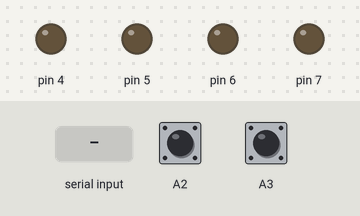
Bench run of a sketch on a simulated Arduino Uno, built with avr-gcc and run on an emulated ATmega328P. On the bench: output pins drawn as LEDs (lit = HIGH). The inputs (shaded band) are chosen by the test bench; at power-on: A2 HIGH, A3 HIGH. What the sketch prints to the serial monitor is not drawn.

Above: at 1.2 s.
1.3 s: "A" received over the second serial link
At 1.6 s:
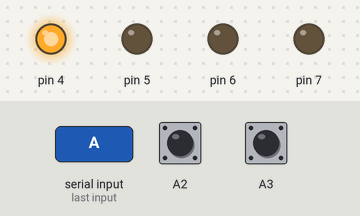
2.8 s: "C" received over the second serial link
At 4.0 s:
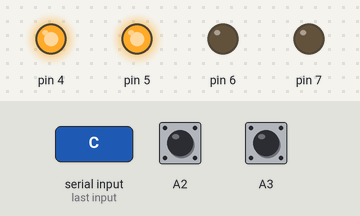
4.3 s: "B" received over the second serial link
At 5.1 s:
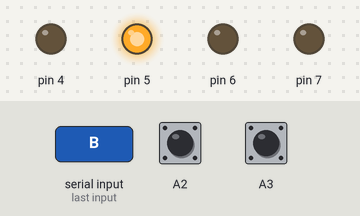
5.8 s: "E" received over the second serial link
At 6.3 s:
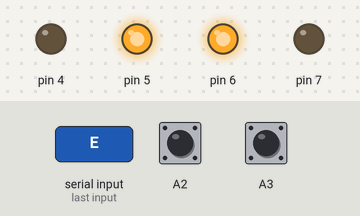
7.3 s: "D" received over the second serial link
At 8.5 s:
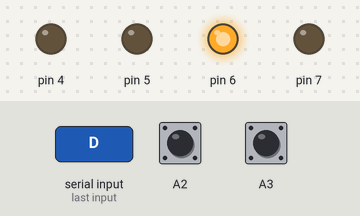
8.8 s: "G" received over the second serial link
At 9.7 s:
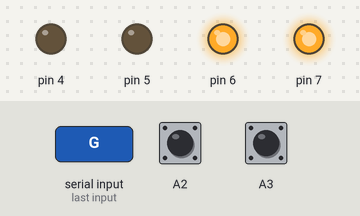
Timing chart, 0 to 11.3 s (numbered marks = the images above; inputs shaded):
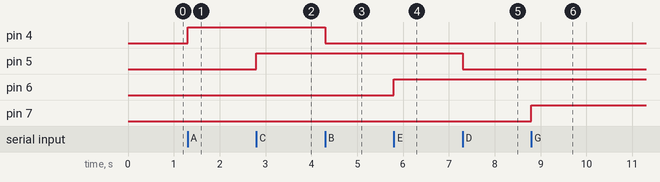

Measured:
- after the input at 1.3 s, pin 4: LOW → HIGH at once
- after the input at 2.8 s, pin 5: LOW → HIGH at once
- after the input at 4.3 s, pin 4: HIGH → LOW at once
- after the input at 5.8 s, pin 6: LOW → HIGH at once
- after the input at 7.3 s, pin 5: HIGH → LOW at once
- after the input at 8.8 s, pin 7: LOW → HIGH at once

The sketch:

Bluetooth_Leds_Notificacao.ino
```cpp
//Guilherme Silva Sanches     23/10/19
//Programa destinado ao teste de um modulo bluetooth AT-09 acendendo e apagando leds a partir do envio de dados seriais pelo celular,
// alem da notificação no monitor serial do app do celular após o pressionamento de botões.

#include <SoftwareSerial.h>
SoftwareSerial mySerial(2,3); // RX, TX
char dado_BLE=0; //Armazena o dado recebido do bluetooth
char dado_serial=0; //Armazena o dado recebido da serial
void setup() {
Serial.begin(9600);
mySerial.begin(9600); //Ativa a serial do bluetooth
pinMode(4, OUTPUT);
pinMode(5, OUTPUT);
pinMode(6, OUTPUT);
pinMode(7, OUTPUT);
pinMode(A2, INPUT_PULLUP);
pinMode(A3, INPUT_PULLUP);
}
void loop() {
//Se o celular enviou algo...
if (mySerial.available()) {
dado_BLE = mySerial.read(); //Faz a leitura do dado do celular
Serial.write(dado_BLE); //Apresenta no monitor serial
}
//Se o computador enviou algo...
if (Serial.available()) {
dado_serial = Serial.read(); //Faz a leitura do dado do computador
mySerial.write(dado_serial); //Apresenta no celular
}
//Se o celular enviou o caractere 'A', liga o led
if(dado_BLE == 'A'){
digitalWrite(4, HIGH);
}
//Se mandou 'B', desliga o LED
else if(dado_BLE == 'B'){
digitalWrite(4,LOW);
}
if(dado_BLE == 'C'){
digitalWrite(5, HIGH);
}
//Se mandou 'B', desliga o LED
else if(dado_BLE == 'D'){
digitalWrite(5,LOW);
}
if(dado_BLE == 'E'){
digitalWrite(6, HIGH);
}
//Se mandou 'B', desliga o LED
else if(dado_BLE == 'F'){
digitalWrite(6,LOW);
}
if(dado_BLE == 'G'){
digitalWrite(7, HIGH);
}
//Se mandou 'B', desliga o LED
else if(dado_BLE == 'H'){
digitalWrite(7,LOW);
}
//Se o botão da placa foi pressionado, envia uma frase para o celular.
if(digitalRead(A2)==0){
while(digitalRead(A2)==0);
mySerial.write("Botao 1 Pressionado!");
}
if(digitalRead(A3)==0){
while(digitalRead(A3)==0);
mySerial.write("Botao 2 Pressionado!");
}
dado_BLE = 0; //Limpa o dado recebido
}
```
